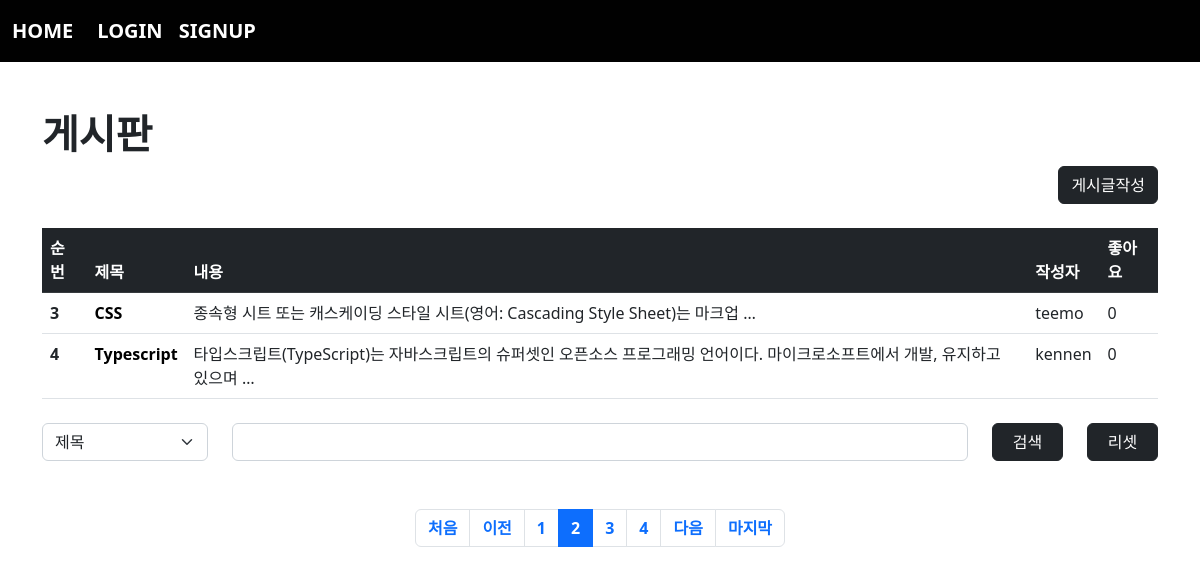
Screenshot of /board/index/?page=2&cate=&kw= with the database file from the repository.
### board/models.py (models this page shows, shortened)
class Board(models.Model):
    subject = models.CharField(max_length=100)
    writer = models.ForeignKey(User, on_delete=models.CharField, related_name="writer")
    content = models.TextField()
    pubdate = models.DateTimeField()
    likey = models.ManyToManyField(User, blank=True, related_name="likey")

### acc/models.py (models this page shows, shortened)
class User(AbstractUser):
    pic = models.ImageField(upload_to="user/%y/%m")
    comment = models.TextField()
    point = models.IntegerField(default=0)

### board/views.py (the view)
# urls.py: path('index/', views.index, name="index"),
def index(request):
    pg = request.GET.get("page", 1)
    kw = request.GET.get("kw", "")
    cate = request.GET.get("cate", "")
    if kw:
        if cate == "sub":
            b = Board.objects.filter(subject__startswith=kw)
        elif cate == "wri":
            try:
                from acc.models import User
                u = User.objects.get(username=kw)
                b = Board.objects.filter(writer=u)
            except:
                b = Board.objects.none()
        elif cate == "con":
            b = Board.objects.filter(content__contains=kw)
    else:
        b = Board.objects.all()
    b = b.order_by("-pubdate")
    pag = Paginator(b, 2)
    obj = pag.get_page(pg)
    context = {
        "bset": obj,
        "cate" : cate,
        "kw": kw
    }
    return render(request, "board/index.html", context)

### templates/board/index.html (shortened to what this page needs)
{% extends 'base.html' %}
{% block con %}
    {% load mathfilters %}
    <h1><b>게시판</b></h1>
    <div class="text-end">
        <a class="btn btn-dark" href="{% url 'board:create' %}">게시글작성</a>
    </div>
    <table class="table mt-4 table-hover">
        <thead>
            <tr class="table-dark">
                <th scope="col">순번</th>
                <th scope="col">제목</th>
                <th scope="col">내용</th>
                <th scope="col">작성자</th>
                <th scope="col">좋아요</th>
            </tr>
        </thead>
        <tbody>
            {% for i in bset %}
                <tr>
                    <th scope="row">{{ bset.start_index|add:forloop.counter0 }}</th>
                    <td><a href="{% url 'board:detail' i.id %}">{{ i.subject }}</a></td>
                    <td>{{ i.content|truncatewords:10 }}</td>
                    <td>{{ i.writer }}</td>
                    <td>{{ i.likey.count }}</td>
                </tr>
            {% endfor %}
        </tbody>
    </table>
    <form>
        <div class="row mt-4 mb-4">
            <div class="col-sm-2">
                <select name="cate" class="form-select">
                    <option value="sub" {% if cate == 'sub' %} selected {% endif %}>제목</option>
                </select>
            </div>
            <div class="col-sm-8">
                <input type="text" name="kw" value="{{kw}}" class="form-control">
            </div>
            <div class="col-sm-1">
                <button class="btn btn-dark" style="width: 100%;">검색</button>
            </div>
            <div class="col-sm-1">
                <a href="{% url 'board:index' %}" class="btn btn-dark" style="width: 100%;">리셋</a>
            </div>
        </div>
    </form>
    <nav aria-label="Page navigation example" class="mt-5">
        <ul class="pagination justify-content-center">
            {% if bset.has_previous %}
                <li class="page-item"><a class="page-link" href="{% url 'board:index' %}?page=1&cate={{cate}}&kw={{kw}}">처음</a></li>
                <li class="page-item"><a class="page-link" href="{% url 'board:index' %}?page={{bset.previous_page_number}}&cate={{cate}}&kw={{kw}}">이전</a></li>
            {% else %}
                <li class="page-item disabled"><a class="page-link">처음</a></li>
                <li class="page-item disabled"><a class="page-link">이전</a></li>
            {% endif %}
            {% for i in bset.paginator.page_range %}
                {% if bset.number|add:3 >= i and i >= bset.number|sub:2 %}
                    <li class="page-item {% if bset.number == i %}active{% endif %}"><a class="page-link" href="{% url 'board:index' %}?page={{i}}&cate={{cate}}&kw={{kw}}">{{i}}</a></li>
                {% endif %}
            {% endfor %}
            {% if bset.has_next %}
                <li class="page-item"><a class="page-link" href="{% url 'board:index' %}?page={{ bset.next_page_number }}&cate={{cate}}&kw={{kw}}">다음</a></li>
                <li class="page-item"><a class="page-link" href="{% url 'board:index' %}?page={{ bset.paginator.num_pages }}&cate={{cate}}&kw={{kw}}">마지막</a></li>
            {% else %}
                <li class="page-item disabled"><a class="page-link">다음</a></li>
                <li class="page-item disabled"><a class="page-link">마지막</a></li>
            {% endif %}
        </ul>
    </nav>
{% endblock %}

### templates/board/index.html (style rules this page uses)
a { text-decoration: none; font-weight: bold; color: black; }

### rows the page displays
Board: start_index|add "3", subject "CSS", content "종속형 시트 또는 캐스케이딩 스타일 시트(영어: Cascading Style Sheet)는 마크업 …", writer "teemo", likey.count "0"
Board: start_index|add "4", subject "Typescript", content "타입스크립트(TypeScript)는 자바스크립트의 슈퍼셋인 오픈소스 프로그래밍 언어이다. 마이크로소프트에서 개발, 유지하고 있으며 …", writer "kennen", likey.count "0"

### other values shown
{{ i }} "1" "2" "3" "4"
